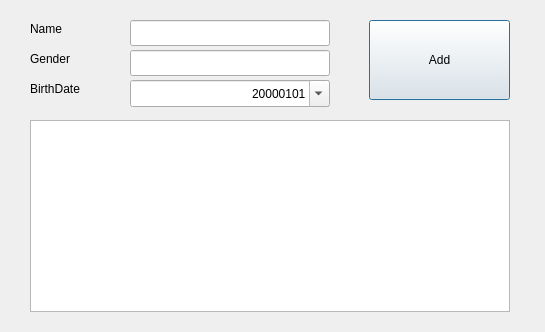
<?xml version="1.0" encoding="UTF-8"?>
<ui version="4.0">
 <class>Dialog</class>
 <widget class="QDialog" name="Dialog">
  <property name="geometry">
   <rect>
    <x>0</x>
    <y>0</y>
    <width>545</width>
    <height>332</height>
   </rect>
  </property>
  <property name="windowTitle">
   <string>Dialog</string>
  </property>
  <widget class="QLabel" name="label">
   <property name="geometry">
    <rect>
     <x>30</x>
     <y>20</y>
     <width>66</width>
     <height>18</height>
    </rect>
   </property>
   <property name="text">
    <string>Name</string>
   </property>
  </widget>
  <widget class="QLabel" name="label_2">
   <property name="geometry">
    <rect>
     <x>30</x>
     <y>50</y>
     <width>66</width>
     <height>18</height>
    </rect>
   </property>
   <property name="text">
    <string>Gender</string>
   </property>
  </widget>
  <widget class="QLabel" name="label_3">
   <property name="geometry">
    <rect>
     <x>30</x>
     <y>80</y>
     <width>66</width>
     <height>18</height>
    </rect>
   </property>
   <property name="text">
    <string>BirthDate</string>
   </property>
  </widget>
  <widget class="QLineEdit" name="editName">
   <property name="geometry">
    <rect>
     <x>130</x>
     <y>20</y>
     <width>200</width>
     <height>26</height>
    </rect>
   </property>
  </widget>
  <widget class="QLineEdit" name="editGender">
   <property name="geometry">
    <rect>
     <x>130</x>
     <y>50</y>
     <width>200</width>
     <height>26</height>
    </rect>
   </property>
  </widget>
  <widget class="QDateEdit" name="editBirthDate">
   <property name="geometry">
    <rect>
     <x>130</x>
     <y>80</y>
     <width>200</width>
     <height>27</height>
    </rect>
   </property>
   <property name="alignment">
    <set>Qt::AlignRight|Qt::AlignTrailing|Qt::AlignVCenter</set>
   </property>
   <property name="displayFormat">
    <string>yyyyMMdd</string>
   </property>
   <property name="calendarPopup">
    <bool>true</bool>
   </property>
  </widget>
  <widget class="QPushButton" name="btnAdd">
   <property name="geometry">
    <rect>
     <x>369</x>
     <y>20</y>
     <width>141</width>
     <height>80</height>
    </rect>
   </property>
   <property name="text">
    <string>Add</string>
   </property>
  </widget>
  <widget class="QTableWidget" name="tableWidget">
   <property name="geometry">
    <rect>
     <x>30</x>
     <y>120</y>
     <width>480</width>
     <height>192</height>
    </rect>
   </property>
  </widget>
 </widget>
 <resources/>
 <connections/>
</ui>
